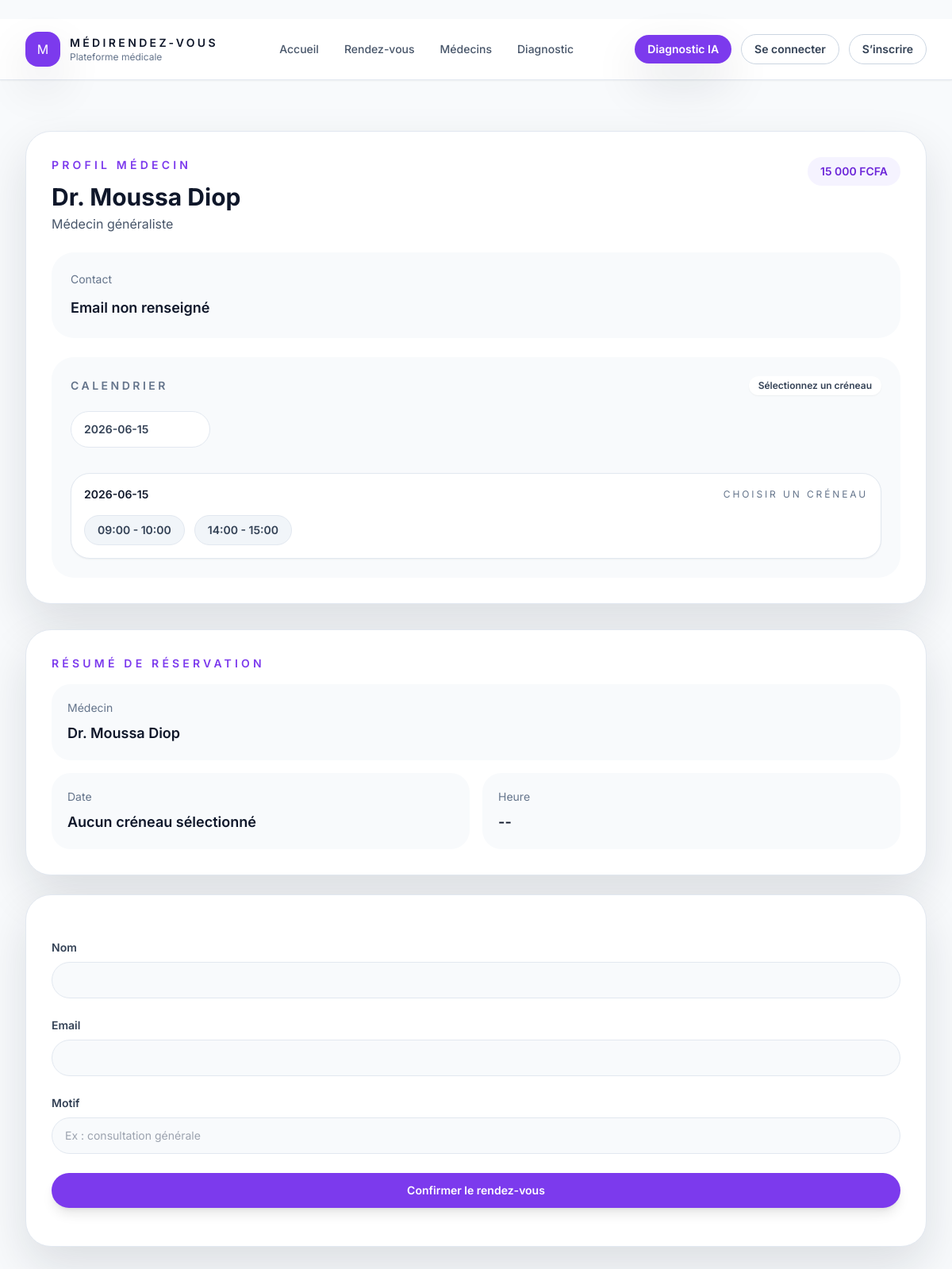
Screenshot of /medecin/1 with the database file from the repository.
### app/models.py (models this page shows)
class Medecin(db.Model):
    __tablename__ = 'medecin'
    id = db.Column(db.Integer, primary_key=True)
    user_id = db.Column(db.Integer, db.ForeignKey('user.id', name="fk_medecin_user"), nullable=True)
    prenom = db.Column(db.String(80))
    nom = db.Column(db.String(100), nullable=False)
    specialite = db.Column(db.String(100), nullable=False)
    specialite_id = db.Column(db.Integer, db.ForeignKey('specialite.id', name="fk_medecin_specialite"), nullable=True)
    prix = db.Column(db.String(50), nullable=False)
    email = db.Column(db.String(120))
    telephone = db.Column(db.String(30))
    numero_ordre = db.Column(db.String(80))
    experience = db.Column(db.String(80))
    disponibilites = db.relationship('Disponibilite', backref='medecin_rel', lazy=True)
    rendezvous_list = db.relationship('RendezVous', backref='medecin', lazy=True)
    consultations = db.relationship('Consultation', backref='medecin_rel', lazy=True)

class Disponibilite(db.Model):
    __tablename__ = 'disponibilite'
    id = db.Column(db.Integer, primary_key=True)
    medecin_id = db.Column(db.Integer, db.ForeignKey('medecin.id', name="fk_dispo_medecin"), nullable=False)
    date = db.Column(db.String(20), nullable=False)
    plage_horaire = db.Column(db.String(50), nullable=False)
    est_disponible = db.Column(db.Boolean, default=True)

### app/routes.py (the view)
@app.route('/medecin/<int:id>')
def medecin_detail(id):
    medecin = Medecin.query.get_or_404(id)
    disponibilites = Disponibilite.query.filter_by(medecin_id=id, est_disponible=True).order_by(Disponibilite.date).all()
    disponibilites_par_date = {}
    for dispo in disponibilites:
        disponibilites_par_date.setdefault(dispo.date, []).append(dispo)
    return render_template(
        'medecin_detail.html',
        medecin=medecin,
        disponibilites=disponibilites,
        disponibilites_par_date=disponibilites_par_date,
    )

### app/templates/medecin_detail.html (shortened to what this page needs)
﻿{% extends "base.html" %}
{% block content %}
<section class="mx-auto max-w-7xl px-4 py-16 sm:px-6 lg:px-8">
  <div class="grid gap-8 xl:grid-cols-[1.05fr_0.95fr]">
    <div class="rounded-[2rem] border border-slate-200 bg-white p-8 shadow-soft">
      <div class="flex flex-col gap-6">
        <div class="flex flex-col gap-4 sm:flex-row sm:items-start sm:justify-between">
          <div>
            <p class="text-sm font-semibold uppercase tracking-[0.3em] text-violet-600">Profil médecin</p>
            <h1 class="mt-3 text-3xl font-bold text-slate-900">{{ medecin.nom }}</h1>
            <p class="mt-1 text-slate-600">{{ medecin.specialite }}</p>
          </div>
          <div class="rounded-full bg-violet-50 px-4 py-2 text-sm font-semibold text-violet-700">{{ medecin.prix }}</div>
        </div>
        <div class="rounded-[1.75rem] bg-slate-50 p-6">
          <p class="text-sm text-slate-500">Contact</p>
          <p class="mt-3 text-lg font-semibold text-slate-900">{{ medecin.email or 'Email non renseigné' }}</p>
        </div>
        <div class="space-y-4">
          <div class="rounded-[1.75rem] bg-slate-50 p-6">
            <div class="flex items-center justify-between gap-3">
              <p class="text-sm font-semibold uppercase tracking-[0.25em] text-slate-500">Calendrier</p>
              <span class="rounded-full bg-white px-3 py-1 text-xs font-semibold text-slate-700 shadow-sm">Sélectionnez un créneau</span>
            </div>
            {% if disponibilites_par_date %}
            <div class="mt-5 overflow-x-auto pb-2">
              <div class="flex gap-3">
                {% for date, slots in disponibilites_par_date.items() %}
                  {% if slots|selectattr("est_disponible", "equalto", True)|list|length > 0 %}
                    <button type="button" class="date-pill min-w-[11rem] rounded-3xl border border-slate-200 bg-white px-4 py-3 text-left text-sm font-semibold text-slate-700 transition hover:border-violet-500 hover:bg-violet-50" data-date="{{ date }}">{{ date }}</button>
                  {% endif %}
                {% endfor %}
              </div>
            </div>
            <div class="mt-6 space-y-4">
              {% for date, slots in disponibilites_par_date.items() %}
                <div class="rounded-[1.5rem] border border-slate-200 bg-white p-4 shadow-sm">
                  <div class="flex items-center justify-between gap-3">
                    <p class="text-sm font-semibold text-slate-900">{{ date }}</p>
                    <span class="text-xs uppercase tracking-[0.24em] text-slate-500">Choisir un créneau</span>
                  </div>
                  <div class="mt-4 flex flex-wrap gap-3">
                    {% for dispo in slots %}
                      {% if dispo.est_disponible %}
                        <button type="button" class="slot-button rounded-full border border-slate-200 bg-slate-100 px-4 py-2 text-sm font-semibold text-slate-700 transition hover:border-violet-500 hover:bg-violet-50" data-slot="{{ date }}|{{ dispo.plage_horaire }}" data-date="{{ date }}" data-horaire="{{ dispo.plage_horaire }}">{{ dispo.plage_horaire }}</button>
                      {% endif %}
                    {% endfor %}
                  </div>
                </div>
              {% endfor %}
            </div>
            {% else %}
            <div class="mt-5 rounded-[1.5rem] bg-orange-50 p-5 text-orange-700">Aucune disponibilité planifiée pour le moment.</div>
            {% endif %}
          </div>
        </div>
      </div>
    </div>
    <div class="space-y-6">
      <div class="rounded-[2rem] border border-slate-200 bg-white p-8 shadow-soft">
        <p class="text-sm font-semibold uppercase tracking-[0.3em] text-violet-600">Résumé de réservation</p>
        <div class="mt-4 space-y-4">
          <div class="rounded-[1.5rem] bg-slate-50 p-5">
            <p class="text-sm text-slate-500">Médecin</p>
            <p class="mt-2 text-lg font-semibold text-slate-900">{{ medecin.nom }}</p>
          </div>
          <div class="grid gap-4 sm:grid-cols-2">
            <div class="rounded-[1.5rem] bg-slate-50 p-5">
              <p class="text-sm text-slate-500">Date</p>
              <p id="summary-date" class="mt-2 text-lg font-semibold text-slate-900">Aucun créneau sélectionné</p>
            </div>
            <div class="rounded-[1.5rem] bg-slate-50 p-5">
              <p class="text-sm text-slate-500">Heure</p>
              <p id="summary-horaire" class="mt-2 text-lg font-semibold text-slate-900">--</p>
            </div>
          </div>
        </div>
      </div>
      <div class="rounded-[2rem] border border-slate-200 bg-white p-8 shadow-soft">
        <form action="{{ url_for('confirmer_rdv', id=medecin.id) }}" method="POST" class="space-y-6">
          <div>
            <label class="mb-2 block text-sm font-semibold text-slate-700">Nom</label>
            <input type="text" name="nom" required class="w-full rounded-[1.5rem] border border-slate-200 bg-slate-50 px-4 py-3 text-sm text-slate-900 outline-none focus:border-violet-500 focus:ring-2 focus:ring-violet-100">
          </div>
          <div>
            <label class="mb-2 block text-sm font-semibold text-slate-700">Email</label>
            <input type="email" name="email" required class="w-full rounded-[1.5rem] border border-slate-200 bg-slate-50 px-4 py-3 text-sm text-slate-900 outline-none focus:border-violet-500 focus:ring-2 focus:ring-violet-100">
          </div>
          <div>
            <label class="mb-2 block text-sm font-semibold text-slate-700">Motif</label>
            <input type="text" name="motif" placeholder="Ex : consultation générale" class="w-full rounded-[1.5rem] border border-slate-200 bg-slate-50 px-4 py-3 text-sm text-slate-900 outline-none focus:border-violet-500 focus:ring-2 focus:ring-violet-100">
          </div>
          <button type="submit" class="inline-flex w-full items-center justify-center rounded-full bg-violet-600 px-6 py-3 text-sm font-semibold text-white shadow-lg transition hover:bg-violet-700">Confirmer le rendez-vous</button>
        </form>
      </div>
    </div>
  </div>
</section>
{% endblock %}

### rows the page displays
Medecin: nom "Dr. Moussa Diop", specialite "Médecin généraliste", prix "15 000 FCFA", email "Email non renseigné"
Disponibilite: date "2026-06-15", plage_horaire "09:00 - 10:00"
Disponibilite: plage_horaire "14:00 - 15:00"
